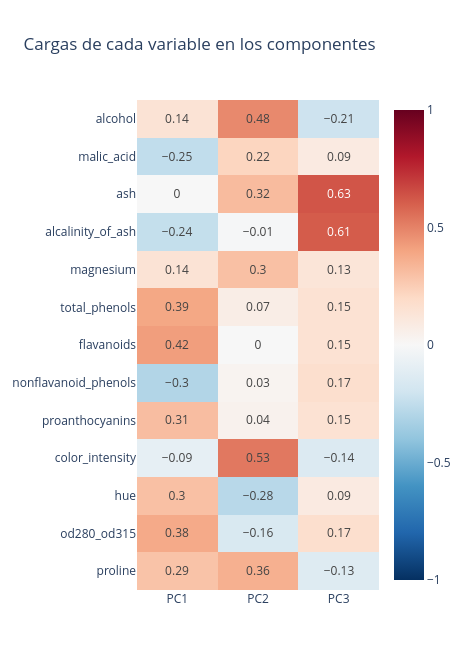

Notebook source saved alongside this figure:
### Markdown cell above
---
# 5️⃣ Cargas: ponerle nombre a los componentes (25 min)

Un componente es una **mezcla** de las 13 medidas. Para que sirva al laboratorio hay que **traducirlo a lenguaje de enólogo**: ¿qué tipo de vino tiene un PC1 alto?

### Code cell
# Mapa de calor de las cargas de los primeros 3 componentes
# Pista: plot_cargas(pca_vinos, columnas, n_componentes=3)
# ✍️ Tu código aquí
plot_cargas(pca_vinos, columnas, n_componentes=3)

### Figure 1 — Plotly figure (JSON) as saved in the notebook; plotly's stock layout.template omitted (floating-point values rounded to 4 significant figures)
{"data": [{"coloraxis": "coloraxis", "hovertemplate": "x: %{x}<br>y: %{y}<br>color: %{z}<extra></extra>", "name": "0", "texttemplate": "%{z}", "type": "heatmap", "x": ["PC1", "PC2", "PC3"], "xaxis": "x", "y": ["alcohol", "malic_acid", "ash", "alcalinity_of_ash", "magnesium", "total_phenols", "flavanoids", "nonflavanoid_phenols", "proanthocyanins", "color_intensity", "hue", "od280_od315", "proline"], "yaxis": "y", "z": [[0.14, 0.48, -0.21], [-0.25, 0.22, 0.09], [-0.0, 0.32, 0.63], [-0.24, -0.01, 0.61], [0.14, 0.3, 0.13], [0.39, 0.07, 0.15], [0.42, -0.0, 0.15], [-0.3, 0.03, 0.17], [0.31, 0.04, 0.15], [-0.09, 0.53, -0.14], [0.3, -0.28, 0.09], [0.38, -0.16, 0.17], [0.29, 0.36, -0.13]]}], "layout": {"coloraxis": {"autocolorscale": false, "cmax": 1, "cmin": -1, "colorscale": [[0, "rgb(5,48,97)"], [0.1, "rgb(33,102,172)"], [0.2, "rgb(67,147,195)"], [0.3, "rgb(146,197,222)"], [0.4, "rgb(209,229,240)"], [0.5, "rgb(247,247,247)"], [0.6, "rgb(253,219,199)"], [0.7, "rgb(244,165,130)"], [0.8, "rgb(214,96,77)"], [0.9, "rgb(178,24,43)"], [1, "rgb(103,0,31)"]]}, "height": 670, "title": {"text": "Cargas de cada variable en los componentes"}, "width": 470, "xaxis": {"anchor": "y", "domain": [0, 1]}, "yaxis": {"anchor": "x", "autorange": "reversed", "domain": [0, 1]}}}
